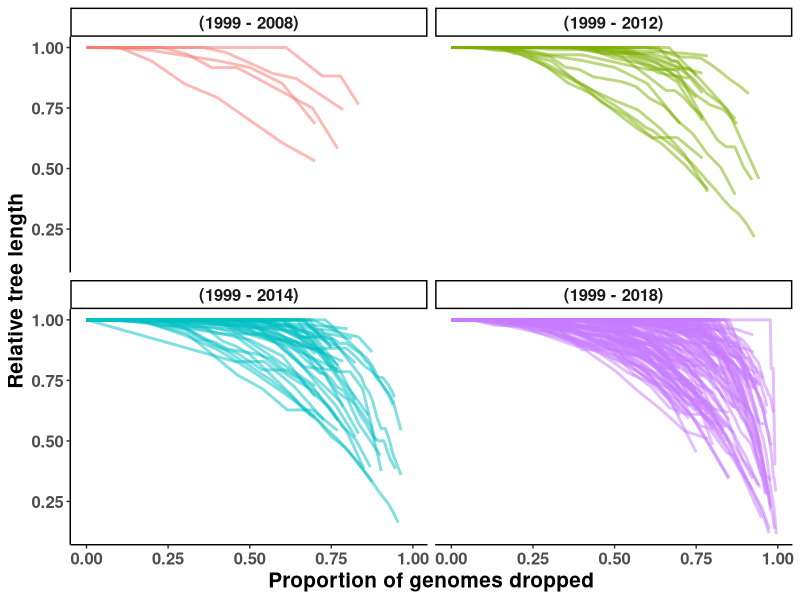

The R source for this figure:
# Generate Supplementary Figure4 - Relative tree length decay with dropping genomes per species across time

# Libraries
library(data.table)
library(tidyverse)

# For >= 10 genome
setwd('../Data')

# RTL data
out <- data.table(read.csv("FigS4-RTL.decay.10genomes.year.csv"))

# Change names of year
out <- data.table(out %>% mutate(year = 
                      case_when(year==2008 ~ "(1999 - 2008)",
                                year==2012 ~ "(1999 - 2012)",
                                year==2014 ~ "(1999 - 2014)",
                                year==2020 ~ "(1999 - 2018)")))

# Proportion of genomes dropped by relative branch lengths across years
ggplot() +
  geom_line(data=out, aes(x=drop, y=RTL, 
                          group=interaction(spp, year), color=as.factor(year)),
            size=1, stat="identity", alpha=0.5) +
  labs(x="Proportion of genomes dropped", y="Relative tree length") +
  facet_wrap(~year) +
  theme_classic() +
  theme(legend.position = "none",
        axis.text.x = element_text(face="bold", size=12),
        axis.text.y = element_text(face="bold", size=12),
        axis.title.x = element_text(face="bold", size=15),
        axis.title.y = element_text(face="bold", size=15),
        strip.text = element_text(face="bold", size=12))

